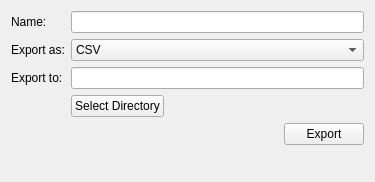
<?xml version="1.0" encoding="UTF-8"?>
<ui version="4.0">
 <class>export_frame</class>
 <widget class="QFrame" name="export_frame">
  <property name="geometry">
   <rect>
    <x>0</x>
    <y>0</y>
    <width>375</width>
    <height>182</height>
   </rect>
  </property>
  <property name="sizePolicy">
   <sizepolicy hsizetype="Fixed" vsizetype="Fixed">
    <horstretch>0</horstretch>
    <verstretch>0</verstretch>
   </sizepolicy>
  </property>
  <property name="windowTitle">
   <string>Export</string>
  </property>
  <layout class="QFormLayout" name="formLayout">
   <item row="0" column="0">
    <layout class="QVBoxLayout" name="verticalLayout">
     <item>
      <widget class="QLabel" name="label">
       <property name="text">
        <string>Name:</string>
       </property>
      </widget>
     </item>
     <item>
      <widget class="QLabel" name="label_2">
       <property name="text">
        <string>Export as:</string>
       </property>
      </widget>
     </item>
     <item>
      <widget class="QLabel" name="label_3">
       <property name="text">
        <string>Export to:</string>
       </property>
      </widget>
     </item>
    </layout>
   </item>
   <item row="0" column="1">
    <layout class="QVBoxLayout" name="verticalLayout_2">
     <item>
      <widget class="QLineEdit" name="name_line_edit"/>
     </item>
     <item>
      <widget class="QComboBox" name="export_type_combo_box">
       <item>
        <property name="text">
         <string>CSV</string>
        </property>
       </item>
       <item>
        <property name="text">
         <string>JSON</string>
        </property>
       </item>
       <item>
        <property name="text">
         <string>XML</string>
        </property>
       </item>
      </widget>
     </item>
     <item>
      <widget class="QLineEdit" name="path_line_edit"/>
     </item>
    </layout>
   </item>
   <item row="1" column="1">
    <layout class="QHBoxLayout" name="horizontalLayout_3">
     <item>
      <widget class="QPushButton" name="select_directory_push_button">
       <property name="text">
        <string>Select Directory</string>
       </property>
      </widget>
     </item>
     <item>
      <spacer name="horizontalSpacer">
       <property name="orientation">
        <enum>Qt::Horizontal</enum>
       </property>
       <property name="sizeHint" stdset="0">
        <size>
         <width>40</width>
         <height>20</height>
        </size>
       </property>
      </spacer>
     </item>
    </layout>
   </item>
   <item row="2" column="1">
    <layout class="QHBoxLayout" name="horizontalLayout">
     <item>
      <spacer name="horizontalSpacer_2">
       <property name="orientation">
        <enum>Qt::Horizontal</enum>
       </property>
       <property name="sizeHint" stdset="0">
        <size>
         <width>40</width>
         <height>20</height>
        </size>
       </property>
      </spacer>
     </item>
     <item>
      <widget class="QPushButton" name="export_push_button">
       <property name="text">
        <string>Export</string>
       </property>
      </widget>
     </item>
    </layout>
   </item>
  </layout>
 </widget>
 <resources/>
 <connections/>
</ui>
